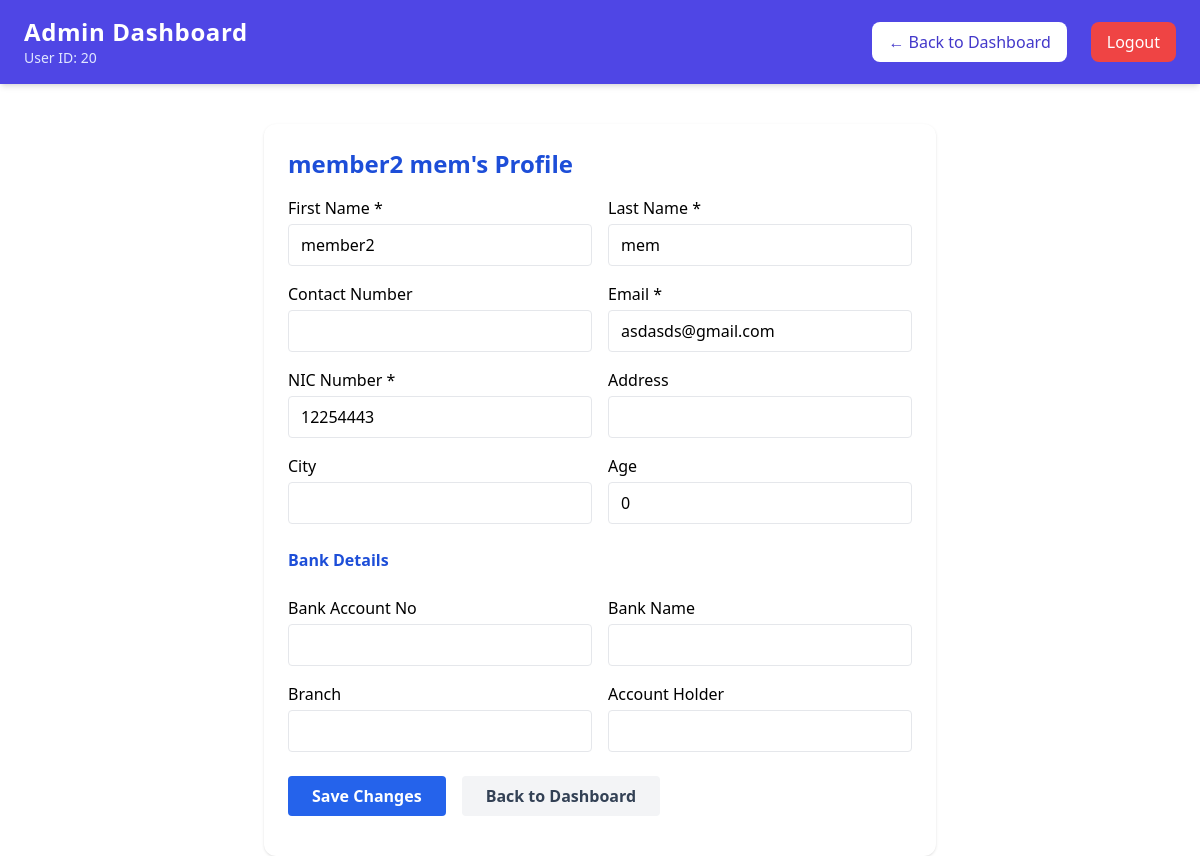
The app's page /profile.php?id=21 (signed in) with its own data.
### tables this page shows
CREATE TABLE `users` (
  `id` int(11) NOT NULL,
  `first_name` varchar(100) NOT NULL,
  `last_name` varchar(100) NOT NULL,
  `username` varchar(20) NOT NULL,
  `password` varchar(255) NOT NULL,
  `role` enum('admin','rep','representative') NOT NULL,
  `contact_number` varchar(20) DEFAULT NULL,
  `email` varchar(100) NOT NULL,
  `nic_number` varchar(20) NOT NULL,
  `address` varchar(255) DEFAULT NULL,
  `city` varchar(100) DEFAULT NULL,
  `join_date` date DEFAULT NULL,
  `age` int(11) DEFAULT NULL,
  `created_at` timestamp NOT NULL DEFAULT current_timestamp(),
  `bank_account` varchar(50) DEFAULT NULL,
  `bank_name` varchar(100) DEFAULT NULL,
  `branch` varchar(100) DEFAULT NULL,
  `account_holder` varchar(100) DEFAULT NULL
);

### profile.php (the view, shortened to what this page needs)
<?php
require_once 'config.php';
$user_id = $_SESSION['user_id'] ?? null;
$user_role = $_SESSION['role'] ?? null;
$view_id = ($user_role === 'admin' || $user_role === 'representative') && isset($_GET['id'])
    ? (int) $_GET['id']
    : (int) $user_id;
$stmt = $mysqli->prepare("SELECT * FROM users WHERE id = ?");
$stmt->bind_param('i', $view_id);
$stmt->execute();
$result = $stmt->get_result();
$user = $result->fetch_assoc();
$is_self = ($user_id == $view_id);
$can_edit = (
    ($is_self && $user_role === 'rep')
    || $user_role === 'admin'
    || $user_role === 'team leader'
);
if ($user_role === 'admin') {
    include 'admin_header.php';
} else if ($user_role === 'rep') {
    include 'refs/refs_header.php';
} else if ($user_role === 'representative') {
    include 'leader/leader_header.php';
}
?>
<!DOCTYPE html>
<html lang="en">
<head>
    <script src="https://cdn.tailwindcss.com"></script>
</head>
<body>
    <div class="max-w-2xl mx-auto mt-10 bg-white rounded-xl shadow p-6">
        <h2 class="text-2xl font-bold mb-4 text-blue-700 flex items-center gap-2">
            <?= htmlspecialchars($user['first_name'] . ' ' . $user['last_name']) ?>'s Profile
        </h2>
        <?php if ($can_edit): ?>
            <form method="post" class="space-y-6">
                <div class="grid grid-cols-1 sm:grid-cols-2 gap-4">
                    <div>
                        <label class="block font-medium mb-1">First Name *</label>
                        <input type="text" name="first_name" class="w-full border rounded px-3 py-2" required
                            value="<?= htmlspecialchars($user['first_name']) ?>">
                    </div>
                    <div>
                        <label class="block font-medium mb-1">Last Name *</label>
                        <input type="text" name="last_name" class="w-full border rounded px-3 py-2" required
                            value="<?= htmlspecialchars($user['last_name']) ?>">
                    </div>
                    <div>
                        <label class="block font-medium mb-1">Contact Number</label>
                        <input type="text" name="contact_number" class="w-full border rounded px-3 py-2"
                            value="<?= htmlspecialchars($user['contact_number'] ?? '') ?>">
                    </div>
                    <div>
                        <label class="block font-medium mb-1">Email *</label>
                        <input type="email" name="email" class="w-full border rounded px-3 py-2" required
                            value="<?= htmlspecialchars($user['email']) ?>">
                    </div>
                    <div>
                        <label class="block font-medium mb-1">NIC Number *</label>
                        <input type="text" name="nic_number" class="w-full border rounded px-3 py-2" required
                            value="<?= htmlspecialchars($user['nic_number']) ?>">
                    </div>
                    <div>
                        <label class="block font-medium mb-1">Address</label>
                        <input type="text" name="address" class="w-full border rounded px-3 py-2"
                            value="<?= htmlspecialchars($user['address'] ?? '') ?>">
                    </div>
                    <div>
                        <label class="block font-medium mb-1">City</label>
                        <input type="text" name="city" class="w-full border rounded px-3 py-2"
                            value="<?= htmlspecialchars($user['city'] ?? '') ?>">
                    </div>
                    <div>
                        <label class="block font-medium mb-1">Age</label>
                        <input type="number" min="0" name="age" class="w-full border rounded px-3 py-2"
                            value="<?= htmlspecialchars($user['age'] ?? '') ?>">
                    </div>
                </div>
                <div class="font-semibold text-blue-700 mt-2">Bank Details</div>
                <div class="grid grid-cols-1 sm:grid-cols-2 gap-4">
                    <div>
                        <label class="block font-medium mb-1">Bank Account No</label>
                        <input type="text" name="bank_account" class="w-full border rounded px-3 py-2"
                            value="<?= htmlspecialchars($user['bank_account'] ?? '') ?>">
                    </div>
                    <div>
                        <label class="block font-medium mb-1">Bank Name</label>
                        <input type="text" name="bank_name" class="w-full border rounded px-3 py-2"
                            value="<?= htmlspecialchars($user['bank_name'] ?? '') ?>">
                    </div>
                    <div>
                        <label class="block font-medium mb-1">Branch</label>
                        <input type="text" name="branch" class="w-full border rounded px-3 py-2"
                            value="<?= htmlspecialchars($user['branch'] ?? '') ?>">
                    </div>
                    <div>
                        <label class="block font-medium mb-1">Account Holder</label>
                        <input type="text" name="account_holder" class="w-full border rounded px-3 py-2"
                            value="<?= htmlspecialchars($user['account_holder'] ?? '') ?>">
                    </div>
                </div>
                <div class="mt-4 flex flex-col sm:flex-row gap-4">
                    <button type="submit"
                        class="px-6 py-2 bg-blue-600 text-white rounded hover:bg-blue-700 transition font-semibold">
                        Save Changes
                    </button>
                    <a href="<?= ($user_role === 'admin') ? '/ref/admin_dashboard.php' : '/ref/refs/ref_dashboard.php' ?>"
                        class="px-6 py-2 bg-gray-100 text-slate-700 rounded hover:bg-gray-200 transition text-center font-semibold">
                        Back to Dashboard
                    </a>
                </div>
            </form>
        <?php endif; ?>
    </div>
</body>

### records on screen
users: first_name+last_name "member2 mem", first_name "member2", last_name "mem", email "asdasds@gmail.com", nic_number "12254443", age "0"

### other values on screen
$userId "20"
